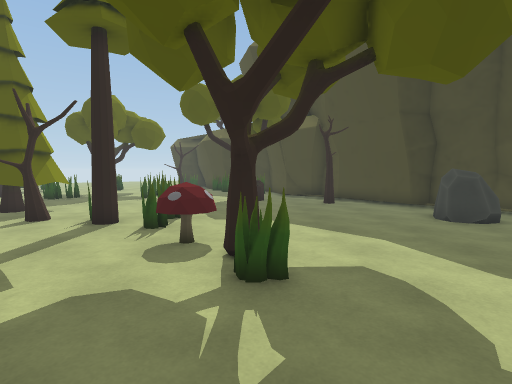
[1] (above)

24 first-person views from a walk through a 3-D level made in the Unity game engine. The camera is 1.5 m above the floor, tilts 4° down and sees 80° across. The floor is counted in squares, 1 m on a side. Each view is taken from the middle of a square. On the plan, view 1 faces up. The plan holds only what a view shows up to about 15 squares ahead; the rest is blank. The place goes on beyond the plan. The player is left out. Some surface patterns are stand-ins.

[2]
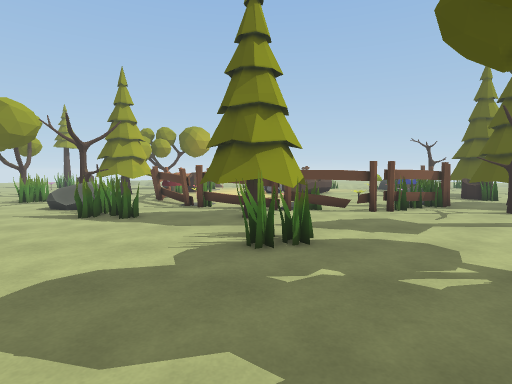

[3]
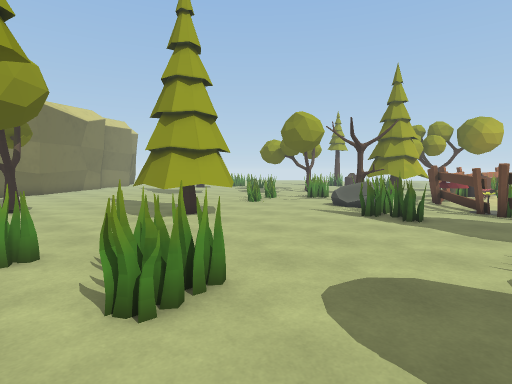

[4]
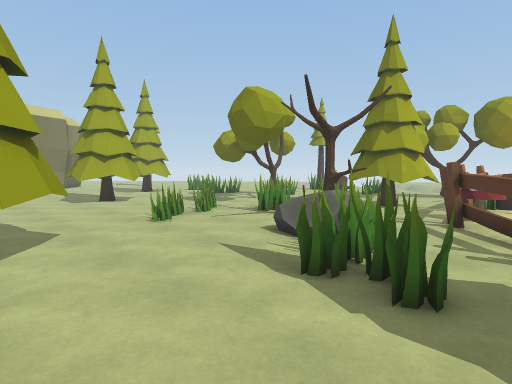

[5]
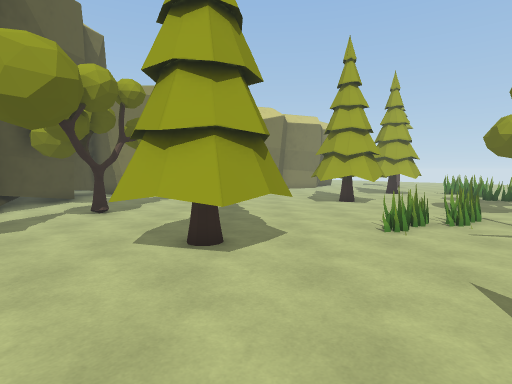

[6]
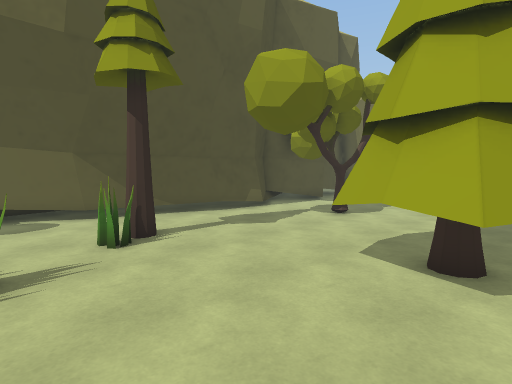

[7]
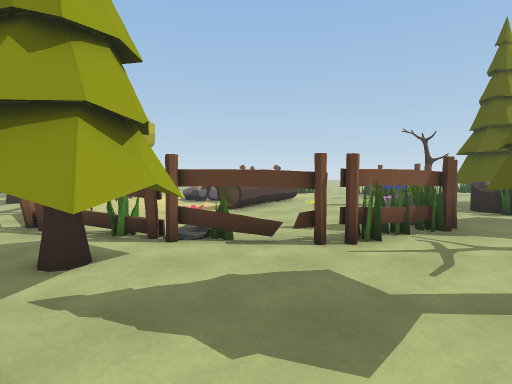

[8]
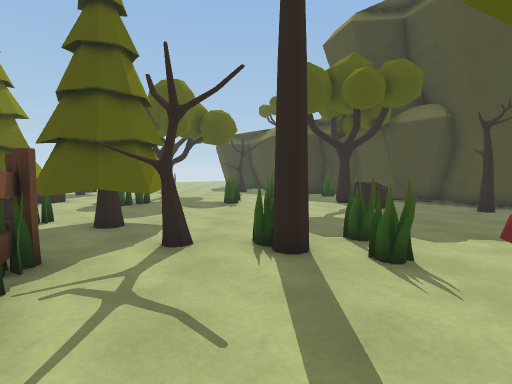

[9]
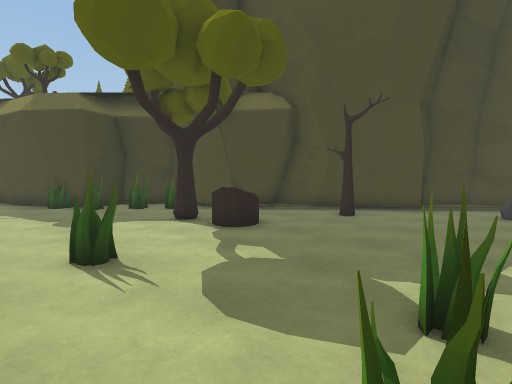

[10]
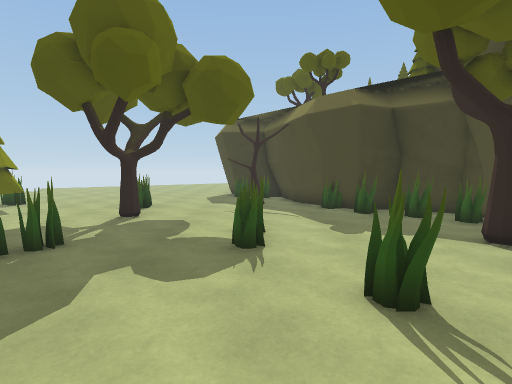

[11]
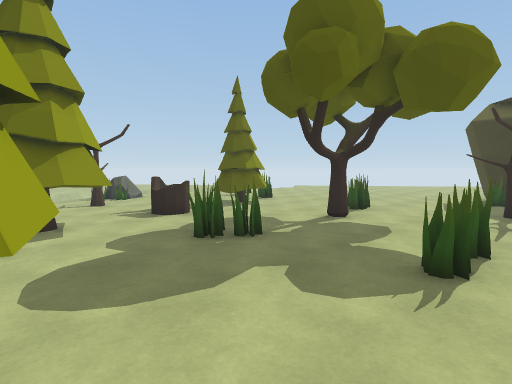

[12]
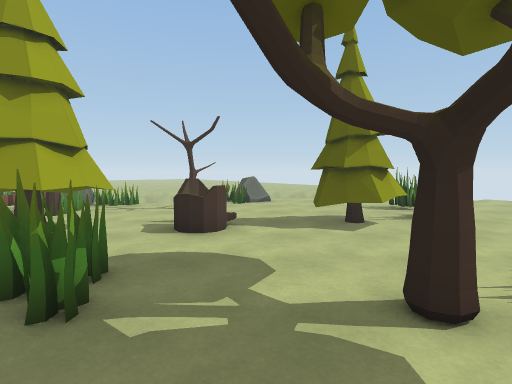

[13]
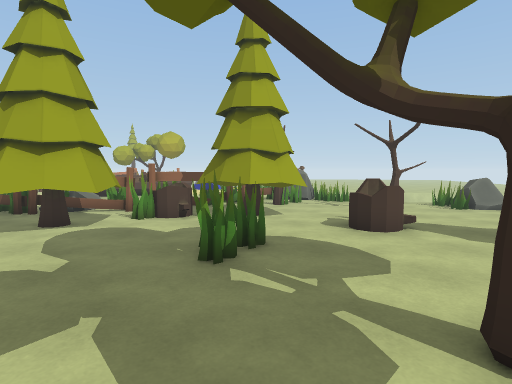

[14]
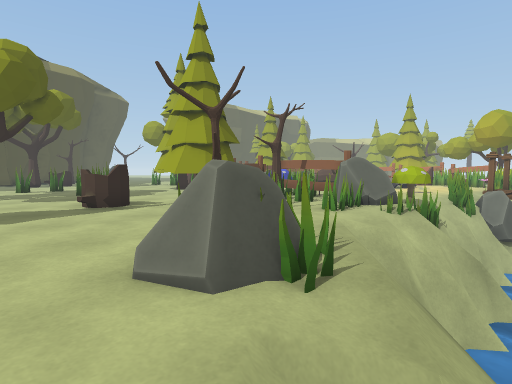

[15]
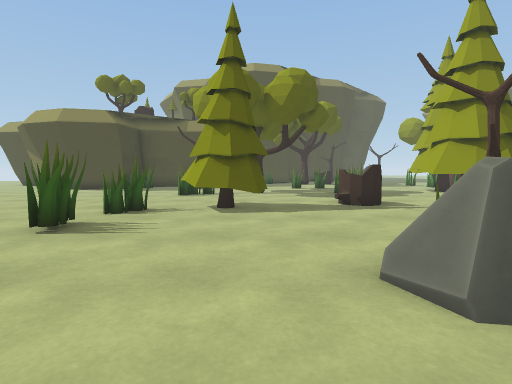

[16]
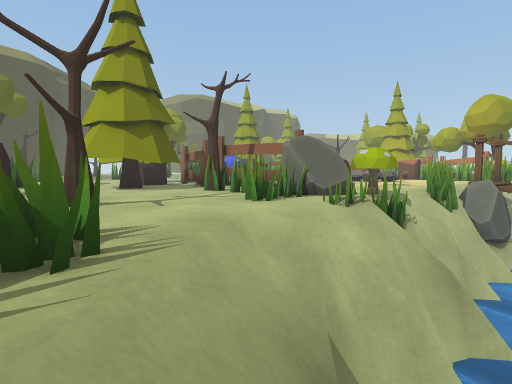

[17]
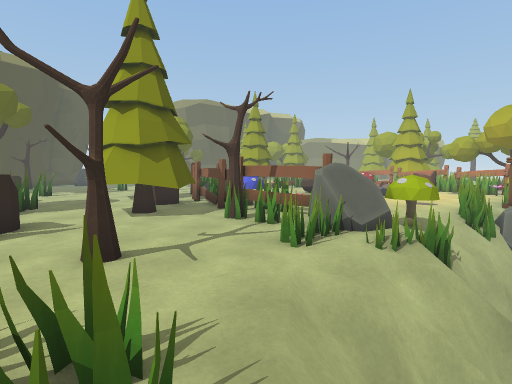

[18]
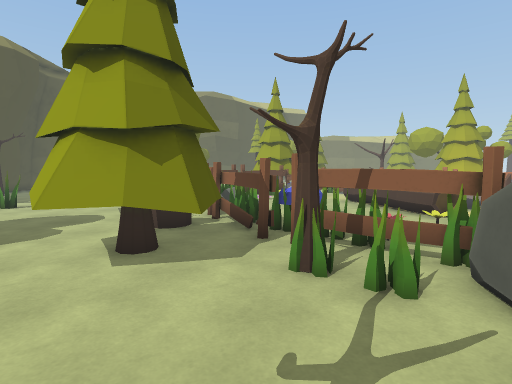

[19]
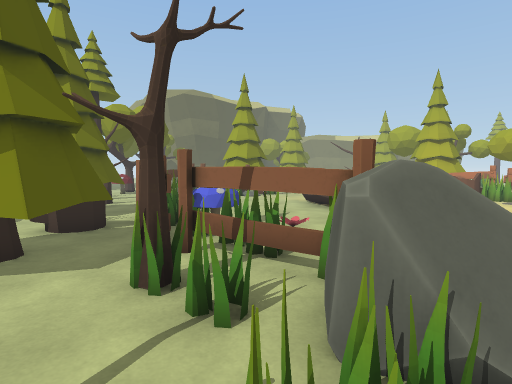

[20]
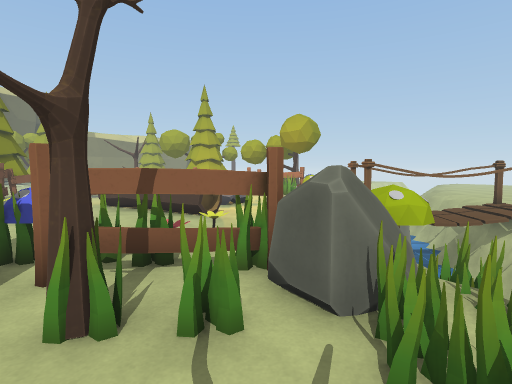

[21]
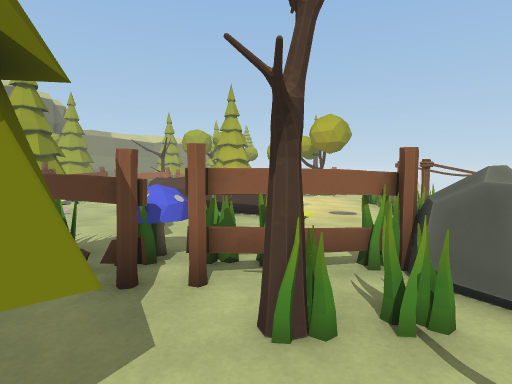

[22]
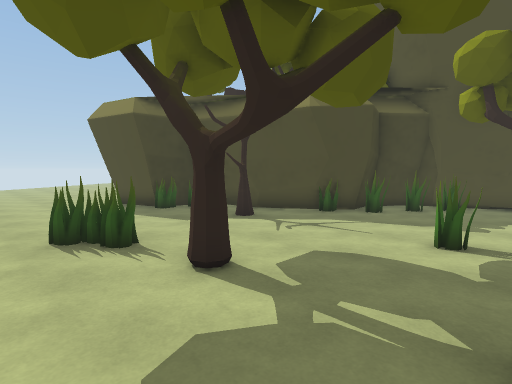

[23]
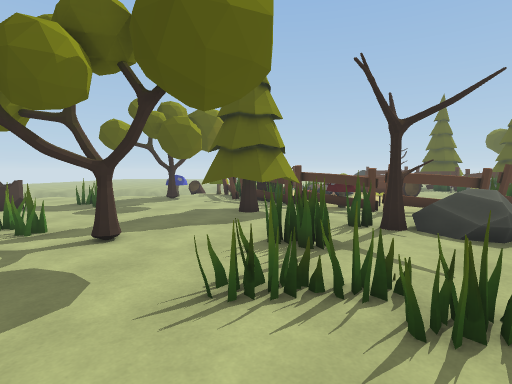

[24]
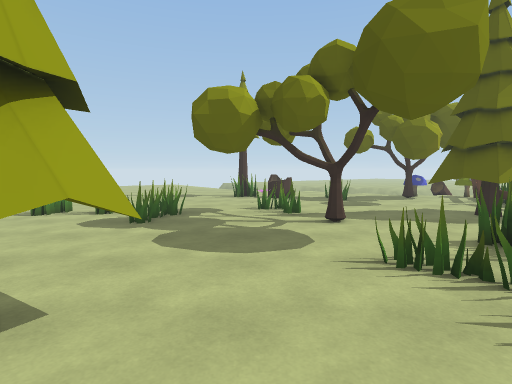

### Floor plan
Key: @ floor where view 1 was taken; # wall or solid block; . main floor; - floor 0.25 m lower than the main floor; _ floor 1 m lower than the main floor; / step, stairs or slope; = window, fence, low wall or low ledge; ≈ water the walk keeps out of; ^ raised ledge; v drop or lower ground; T tree; R rock; F fence; C campfire; O other object.
Columns run from 26 left of view 1 to 7 right of it. Each row starts with its distance up from view 1.
 26        ............. .#
 25      .OO.O..........T.#
 24     .....OO....O....T.###
 23    ......TTT...OO......O###
 22   /......TTT............O###
 21  //......TTT....T.......OO##
 20   /.......................O##
 19  v/RR...............O.......#
 18  //RRO.....OO.......O.......###
 17  v//O.TT...O...OO...O....T...##
 16   v/...T.......OO........OO...##
 15  ≈≈//......TTT........O..OO...##
 14  ≈≈v/.....TTTT.......OO......T.##
 13   ≈//OO...TTTT...T..............##
 12  ≈≈vORROOT.TTTO TTT...............
 11  ≈≈vORRRFFFFFOOTTTTT..............
 10   ≈vO# FOOOOFFF.TTT....O........RR
  9   ≈v   .OO#^#OOFF..T.TTO........RR
  8   ≈v-...O.....ORRF.....O..........
  7   ≈_O..........  FF.....#  ......
  6   RRO.............F.....^^T.....
  5 ###RO...TTT....OO.FF......T.....
  4   =#=...TTTTT......F......O....
  3   # .....   TT....F...........
  2 ###O.....    T...OF.T........
  1 ≈ vOO...OCC......OFFTTTOO....
  0    O...  CO.....  FTTTTOO.@.. .
 -1            .......F TTT...... .
 -2            ......FF.T.........
 -3            ..OO.FF.............
 -4        OOO . # FF...O.......OO.
 -5       OOFFFF#FFF...OO.......O..
 -6       .O..FF..... ROO.............
 -7       ....TTT...T R..........O....
 -8     TT... TTT..OT.O...........T..#
 -9      .....TTT..O.......TTT.......#
-10     ......TT...O......TTTTT......#
-11     O..........OO...O..TTTT......#
-12   ..OO............OO...   .......#
-13   ...............OO.............##
-14     O.......T...O...............##
-15    OO  ..OO.................TT...#
-16        ..O.......................#
-17       ............T..............#
-18       ...........TTTT.... ......##
-19       ....OOO....TTTT...   ...  #
-20           OO.....   T..
-21           OO.....
-22           O..

Where each view was taken, in squares from view 1:
view 1: 0 up, 0 right, facing up
view 2: 0 up, 4 right, facing left
view 3: 1 down, 4 right, facing down-left
view 4: 3 down, 2 left, facing down-left
view 5: 4 down, 3 left, facing down
view 6: 5 down, 3 left, facing down-right
view 7: 3 up, 1 left, facing left
view 8: 3 up, 5 left, facing up
view 9: 9 up, 6 left, facing up-right
view 10: 11 up, 6 left, facing up
view 11: 12 up, 5 left, facing up-left
view 12: 19 up, 7 left, facing left
view 13: 21 up, 7 left, facing down-left
view 14: 21 up, 25 left, facing down-right
view 15: 21 up, 25 left, facing right
view 16: 18 up, 25 left, facing down-right
view 17: 18 up, 24 left, facing down-right
view 18: 16 up, 20 left, facing down-right
view 19: 14 up, 21 left, facing down-right
view 20: 15 up, 19 left, facing down
view 21: 15 up, 17 left, facing down
view 22: 17 up, 13 left, facing up-right
view 23: 16 down, 7 left, facing up-left
view 24: 16 down, 5 left, facing left
